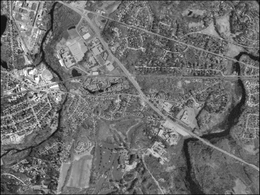
%> input picture Ustinov/3/ConcordOrthoPhoto.png, 260 x 195 px, shrunk from 1180 x 884 before the run
$ octave main_lab5.m   (GNU Octave 9; MATLAB toolbox functions it lacks are replaced by stand-ins)
%> lines starting %> are read from the running program, lines starting %| are printed output that depends on the picture
### Petrosov/lab4/FindGHT.m
function [ H ] = FindGHT( A, B )
    % FindGHT — Обобщенное преобразование Хафа без направления градиента
    % A — Карта, B — Кадр
    [h, w] = size(A);
    H = zeros(h, w);

    % Поиск границ Собелом
    Ca = edge(A, 'Sobel');
    Cb = edge(B, 'Sobel');

    [y, x]   = find(Ca == 1);
    [y1, x1] = find(Cb == 1);

    n  = length(x);  % Количество точек контура карты
    n1 = length(x1); % Количество точек контура кадра

    % Перебор всех пар точек (наивный поиск гипотез)
    for i = 1:n
        for j = 1:n1
            dx = x(i) - x1(j);
            dy = y(i) - y1(j);
            if (dx >= 1) && (dy >= 1) && (dx <= w) && (dy <= h)
                H(dy, dx) = H(dy, dx) + 1;
            end
        end
    end
end

### Petrosov/lab4/FindGHT2.m
function [ H ] = FindGHT2( A, B )
    % FindGHT2 — Быстрое GHT с использованием направления градиента и закладок
    [h, w] = size(A);
    H = zeros(h, w);

    % 1. Находим границы и направления градиента
    Ca = edge(A, 'Sobel');
    Cb = edge(B, 'Sobel');

    [~, gammaA] = imgradient(A, 'Sobel');
    [~, gammaB] = imgradient(B, 'Sobel');

    [y, x]   = find(Ca == 1);
    [y1, x1] = find(Cb == 1);

    n  = length(x);
    n1 = length(x1);

    % 2. Собираем направления градиента в точках контура
    ga = zeros(n, 1);
    for i = 1:n,  ga(i) = gammaA(y(i), x(i)); end

    gb = zeros(n1, 1);
    for i = 1:n1, gb(i) = gammaB(y1(i), x1(i)); end

    % 3. Сортируем точки кадра по возрастанию угла градиента
    [gb, sortIdx] = sort(gb);
    x1 = x1(sortIdx);
    y1 = y1(sortIdx);

    % 4. Формируем массив закладок Q для 360 градусов (от -180 до +180)
    N = 360;
    Q = zeros(N + 1, 1);
    Q(1) = 1;

    for i = 2:N+1
        q_val = (i - 1) - 180; % Текущий угол
        idx = find(gb >= q_val, 1, 'first');
        if isempty(idx)
            Q(i) = n1 + 1;
        else
            Q(i) = idx;
        end
    end
    Q(N+1) = n1 + 1;

    % 5. Аккумуляция гипотез (только для близких градиентов +-5 градусов)
    eps_angle = 5;
    for i = 1:n
        f = ga(i);
        q = round(f + 181); % Перевод угла [-180..180] в индекс [1..361]

        q1 = max(1, q - eps_angle);
        q2 = min(360, q + eps_angle);

        idx_start = Q(q1);
        idx_end   = Q(q2 + 1) - 1;

        for j = idx_start:idx_end
            dx = x(i) - x1(j);
            dy = y(i) - y1(j);
            if (dx >= 1) && (dy >= 1) && (dx <= w) && (dy <= h)
                H(dy, dx) = H(dy, dx) + 1;
            end
        end
    end
end

### Petrosov/lab4/main_lab5.m
%% Лабораторная работа №5: Поиск объекта методами Обобщенного преобразования Хафа (GHT)
clear; close all; clc;

%% 0. Загрузка исходных данных
A = imread('concordorthophoto.png');     % Карта
%> A is the input picture: size 195x260x3 uint8; mean R, G, B 110.1, 110.1, 110.1
B = imread('westconcordorthophoto.png'); % Кадр
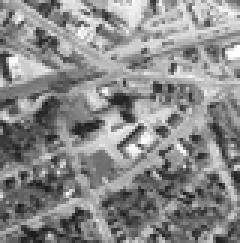
%> input picture Ahmad/Lab4/westconcordorthophoto.png, 80 x 81 px, shrunk from 364 x 366 before the run (shown 3 times larger)
%> B is the input picture: size 81x80 uint8; min 24, max 255, mean 137.8

if size(A, 3) == 3, A = rgb2gray(A); end
if size(B, 3) == 3, B = rgb2gray(B); end

[hA, wA] = size(A);
%> hA = 195; wA = 260
[hB, wB] = size(B);
%> hB = 81; wB = 80

figure('Name', 'Исходные данные (Карта и Кадр)');
subplot(1,2,1); imshow(A); title(sprintf('Карта A (%dx%d)', wA, hA));
subplot(1,2,2); imshow(B); title(sprintf('Кадр B (%dx%d)', wB, hB));

%% Часть 1. Базовый алгоритм GHT (без градиента)
fprintf('===================================================\n');
fprintf('Часть 1. Базовый алгоритм GHT (перебор всех пар)\n');
fprintf('===================================================\n');

tic;
H1 = FindGHT(A, B);
%> in FindGHT, `Ca = edge(A, 'Sobel');`: Ca: size 195x260 logical; 3.6% white in thin lines or dots
%> in FindGHT, `Cb = edge(B, 'Sobel');`:
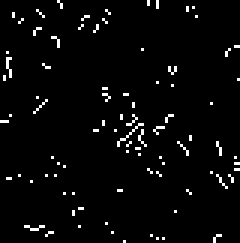
%> Cb: size 81x80 logical (shown 3 times larger); 3.2% white in thin lines or dots
%> in FindGHT, `[y, x]   = find(Ca == 1);`: y = 1822 values from 1 to 195; x = 1822 values from 1 to 260
%> in FindGHT, `[y1, x1] = find(Cb == 1);`: y1 = 205 values from 1 to 81; x1 = 205 values from 1 to 80
%> in FindGHT, `n  = length(x);`: n = 1822
%> in FindGHT, `n1 = length(x1);`: n1 = 205
%> after the loop in FindGHT, `for i = 1:n`:
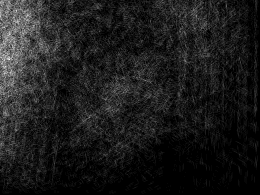
%> H: size 195x260 double; min 0, max 33, mean 3.7; drawn with min black and max white
t1 = toc;

fprintf('Время работы базового GHT: %.3f сек\n', t1);

[max_val1, idx1] = max(H1(:));
%> max_val1 = 33; idx1 = 1815
[y1_found, x1_found] = ind2sub(size(H1), idx1);
%> y1_found = 60; x1_found = 10

figure('Name', 'Часть 1. Базовый GHT');
subplot(1,2,1); imshow(-H1, []); title(sprintf('Аккумулятор H1 (Макс отклик: %d)', max_val1));

A_vis1 = A;
A_vis1(y1_found:y1_found+hB-1, x1_found:x1_found+wB-1) = uint8(double(B)*0.5 + 128);
%> A_vis1: size 195x260 uint8; min 5, max 255, mean 119.7
subplot(1,2,2); imshow(A_vis1); title(sprintf('Найдено: x=%d, y=%d', x1_found, y1_found));

%% Часть 2. Быстрый алгоритм GHT с использованием градиента
fprintf('===================================================\n');
fprintf('Часть 2. Ускоренный алгоритм GHT с направлением градиента\n');
fprintf('===================================================\n');

tic;
H2 = FindGHT2(A, B);
%> after the loop in FindGHT2, `for i = 1:n,  ga(i) = gammaA(y(i), x(i)); end`: ga = 1822 values, max 179.9 at index 1820, min -180 at index 1798, mean 3.86
%> after the loop in FindGHT2, `for i = 1:n1, gb(i) = gammaB(y1(i), x1(i)); end`: gb = 205 values, max 179.2 at index 21, min -172.5 at index 155, mean 9.76
%> in FindGHT2, `[gb, sortIdx] = sort(gb);`: gb = 205 values from -172.5 to 179.2; sortIdx = 205 values, max 205 at index 187, min 1 at index 113, mean 103
%> in FindGHT2, `x1 = x1(sortIdx);`: x1 = 205 values, max 80 at index 13, min 1 at index 113, mean 39.8
%> in FindGHT2, `y1 = y1(sortIdx);`: y1 = 205 values, max 81 at index 115, min 1 at index 39, mean 40
%> the loop in FindGHT2, `for i = 2:N+1` made 360 passes
%> idx on passes 1 to 3: 1, 1, 1
%> after the loop in FindGHT2, `for i = 2:N+1`: Q = 361 values from 1 to 206
%> the loop in FindGHT2, `for i = 1:n` made 1822 passes
%> (f, q, q1, q2, idx_start, idx_end) on passes 1 to 3: (-13.87, 167, 162, 172, 83, 87), (0.102, 181, 176, 186, 91, 93), (9.05, 190, 185, 195, 93, 102)
%> after the loop in FindGHT2, `for i = 1:n`:
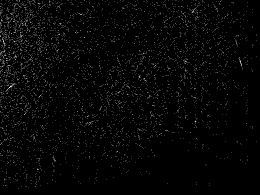
%> H: size 195x260 double; min 0, max 5, mean 0.109; drawn with min black and max white
t2 = toc;

fprintf('Время работы ускоренного GHT2: %.3f сек\n', t2);
fprintf('Прирост скорости: в %.1f раз быстрее!\n', t1 / t2);

[max_val2, idx2] = max(H2(:));
%> max_val2 = 5; idx2 = 1843
[y2_found, x2_found] = ind2sub(size(H2), idx2);
%> y2_found = 88; x2_found = 10

figure('Name', 'Часть 2. Ускоренный GHT с градиентом');
subplot(1,2,1); imshow(-H2, []); title(sprintf('Аккумулятор H2 (Макс отклик: %d)', max_val2));

A_vis2 = A;
A_vis2(y2_found:y2_found+hB-1, x2_found:x2_found+wB-1) = uint8(double(B)*0.5 + 128);
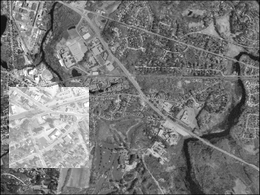
%> A_vis2: size 195x260 uint8; min 5, max 255, mean 120.7
subplot(1,2,2); imshow(A_vis2); title(sprintf('Найдено: x=%d, y=%d', x2_found, y2_found));

%% Часть 3. Исследование устойчивости GHT и коррекция геометрических искажений
fprintf('===================================================\n');
fprintf('Часть 3. Исследование устойчивости и компенсация размытия пика\n');
fprintf('===================================================\n');

xtrue = x2_found;
%> xtrue = 10
ytrue = y2_found;
%> ytrue = 88

% 1. Тест с ПОВОРОТОМ на 3 градуса (без коррекции)
B_rot = imrotate(B, 3, 'bilinear', 'crop');
H_rot = FindGHT2(A, B_rot);
%> in FindGHT2 (call 2), `Cb = edge(B, 'Sobel');`: Cb: size 81x80 logical; 2.8% white in thin lines or dots
%> in FindGHT2 (call 2), `[~, gammaB] = imgradient(B, 'Sobel');`:
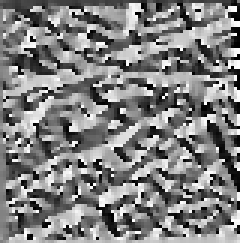
%> gammaB: size 81x80 double (shown 3 times larger); min -180, max 179.9, mean 2.4; drawn with min black and max white
%> in FindGHT2 (call 2), `[y1, x1] = find(Cb == 1);`: y1 = 182 values from 1 to 81; x1 = 182 values from 1 to 80
%> in FindGHT2 (call 2), `n1 = length(x1);`: n1 = 182
%> after the loop in FindGHT2 (call 2), `for i = 1:n1, gb(i) = gammaB(y1(i), x1(i)); end`: gb = 182 values, max 179.2 at index 167, min -179.9 at index 178, mean 1.98
%> in FindGHT2 (call 2), `[gb, sortIdx] = sort(gb);`: gb = 182 values from -179.9 to 179.2; sortIdx = 182 values, max 182 at index 146, min 1 at index 61, mean 91.5
%> in FindGHT2 (call 2), `x1 = x1(sortIdx);`: x1 = 182 values, max 80 at index 1, min 1 at index 61, mean 43.51
%> in FindGHT2 (call 2), `y1 = y1(sortIdx);`: y1 = 182 values, max 81 at index 103, min 1 at index 31, mean 38.02
%> the loop in FindGHT2 (call 2), `for i = 2:N+1` made 360 passes
%> idx on passes 1 to 3: 3, 5, 7
%> after the loop in FindGHT2 (call 2), `for i = 2:N+1`: Q = 361 values from 1 to 183
%> the loop in FindGHT2 (call 2), `for i = 1:n` made 1822 passes
%> (f, q, q1, q2, idx_start, idx_end) on passes 1 to 3: (-13.87, 167, 162, 172, 78, 87), (0.102, 181, 176, 186, 89, 90), (9.05, 190, 185, 195, 91, 98)

[max_rot_raw, idx_r1] = max(H_rot(:));
[yr1, xr1] = ind2sub(size(H_rot), idx_r1);
err_rot_raw = sqrt((xr1 - xtrue)^2 + (yr1 - ytrue)^2);

% 2. Коррекция геометрических искажений: Суммирование/усреднение аккумулятора по окну 7x7
H_rot_smoothed = imfilter(H_rot, ones(7, 7) / 49);

[max_rot_smooth, idx_r2] = max(H_rot_smoothed(:));
[yr2, xr2] = ind2sub(size(H_rot_smoothed), idx_r2);
err_rot_smooth = sqrt((xr2 - xtrue)^2 + (yr2 - ytrue)^2);

fprintf('Поворот 3 град БЕЗ коррекции: Отклик = %d, Ошибка = %.1f пикс\n', max_rot_raw, err_rot_raw);
%| Поворот 3 град БЕЗ коррекции: Отклик = 7, Ошибка = 1.4 пикс
fprintf('Поворот 3 град С КОРРЕКЦИЕЙ (окно 7x7): Отклик = %.1f, Ошибка = %.1f пикс\n', max_rot_smooth, err_rot_smooth);
%| Поворот 3 град С КОРРЕКЦИЕЙ (окно 7x7): Отклик = 0.9, Ошибка = 187.0 пикс

figure('Name', 'Часть 3. Влияние поворота и коррекция окна 7x7');
subplot(1,2,1); imshow(-H_rot, []);
title(sprintf('Размытый пик при повороте 3° (Отклик: %d)', max_rot_raw));

subplot(1,2,2); imshow(-H_rot_smoothed, []);
title(sprintf('Восстановленный пик окном 7x7 (Ошибка: %.1f px)', err_rot_smooth));

% 3. Сравнительный эксперимент по УРОВНЮ ШУМА (0 - 50%)
noise_levels = 0:0.05:0.5;
err_ght = zeros(size(noise_levels));

for i = 1:length(noise_levels)
    B_noisy = imnoise(B, 'salt & pepper', noise_levels(i));
    H_n = FindGHT2(A, B_noisy);
    [~, idn] = max(H_n(:));
    [yn, xn] = ind2sub(size(H_n), idn);
    err_ght(i) = sqrt((xn - xtrue)^2 + (yn - ytrue)^2);
end

figure('Name', 'Часть 3. Зависимость ошибки GHT от шума');
plot(noise_levels * 100, err_ght, '-o', 'LineWidth', 2, 'MarkerFaceColor', 'b');
grid on; xlabel('Уровень шума (%)'); ylabel('Ошибка позиционирования (пикс)');
title('Устойчивость GHT к импульсному шуму');
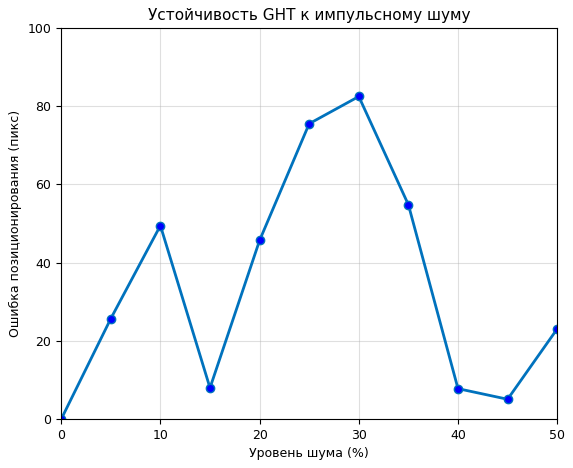
%> figure redrawn from the program's plot data; curve peaks at x = 30, y = 82.49

fprintf('Лабораторная работа №5 успешно выполнена!\n');
